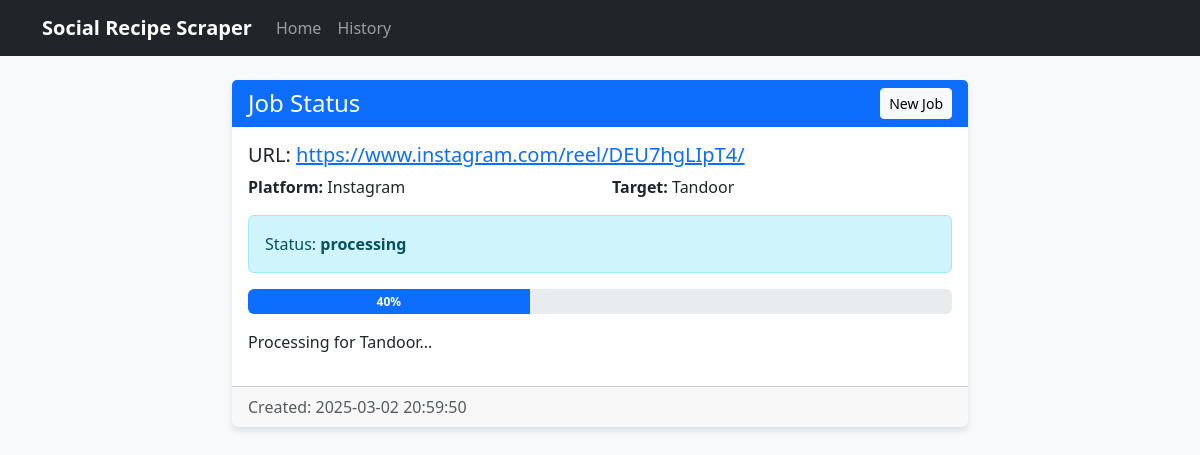
The app's page /job/a360071b-21a0-4807-8d54-a733f47322c0 with its own data.
### models.py (models this page shows, shortened)
class Job(db.Model):
    id = db.Column(db.String(36), primary_key=True)
    url = db.Column(db.String(512), nullable=False)
    platform = db.Column(db.String(50), nullable=False)
    target = db.Column(db.String(50), nullable=False)
    status = db.Column(db.String(20), default='pending')  # pending, processing, completed, failed
    progress = db.Column(db.Integer, default=0)
    message = db.Column(db.String(512))
    result = db.Column(db.Text)
    result_url = db.Column(db.String(512))
    created_at = db.Column(db.DateTime, default=datetime.now)
    completed_at = db.Column(db.DateTime)

### app.py (the view)
@app.route('/job/<job_id>')
def view_job(job_id):
    job = Job.query.get_or_404(job_id)
    return render_template('job.html', job=job)

### templates/job.html (shortened to what this page needs)
{% extends "base.html" %} {% block title %}Job Status{% endblock %} {% block
content %}
<div class="row justify-content-center">
  <div class="col-md-8">
    <div class="card">
      <div
        class="card-header bg-primary text-white d-flex justify-content-between align-items-center"
      >
        <h4 class="mb-0">Job Status</h4>
        <a href="{{ url_for('index') }}" class="btn btn-sm btn-light"
          >New Job</a
        >
      </div>
      <div class="card-body">
        <h5>URL: <a href="{{ job.url }}" target="_blank">{{ job.url }}</a></h5>
        <div class="row mb-3">
          <div class="col">
            <strong>Platform:</strong> {{ job.platform|capitalize }}
          </div>
          <div class="col">
            <strong>Target:</strong> {{ job.target|capitalize }}
          </div>
        </div>
        <div id="job-status">
          <div
            class="alert alert-{{ 'success' if job.status == 'completed' else 'info' if job.status == 'processing' else 'danger' if job.status == 'failed' else 'secondary' }}"
          >
            Status: <strong>{{ job.status }}</strong>
          </div>
          <div class="progress mb-3" id="progress-bar">
            <div
              class="progress-bar"
              role="progressbar"
              style="width: {{ job.progress }}%;"
              aria-valuenow="{{ job.progress }}"
              aria-valuemin="0"
              aria-valuemax="100"
            >
              {{ job.progress }}%
            </div>
          </div>
          <div id="status-message" class="mb-3">
            {{ job.message or 'Waiting to start...' }}
          </div>
        </div>
      </div>
      <div class="card-footer text-muted">
        <div class="d-flex justify-content-between">
          <span
            >Created: {{ job.created_at.strftime('%Y-%m-%d %H:%M:%S') }}</span
          >
        </div>
      </div>
    </div>
  </div>
</div>
{% endblock %}

### static/css/style.css (style rules this page uses)
body { min-height: 100vh; display: flex; flex-direction: column; background-color: #f8f9fa; }
.card { box-shadow: 0 4px 6px rgba(0, 0, 0, 0.1); border: none; }
.card-header { border-bottom: none; }
.progress { height: 25px; }
.progress-bar { font-weight: bold; }

### records on screen
Job: url "https://www.instagram.com/reel/DEU7hgLIpT4/", platform "Instagram", target "Tandoor", status "processing", progress "40", message "Processing for Tandoor...", created_at "2025-03-02 20:59:50"
